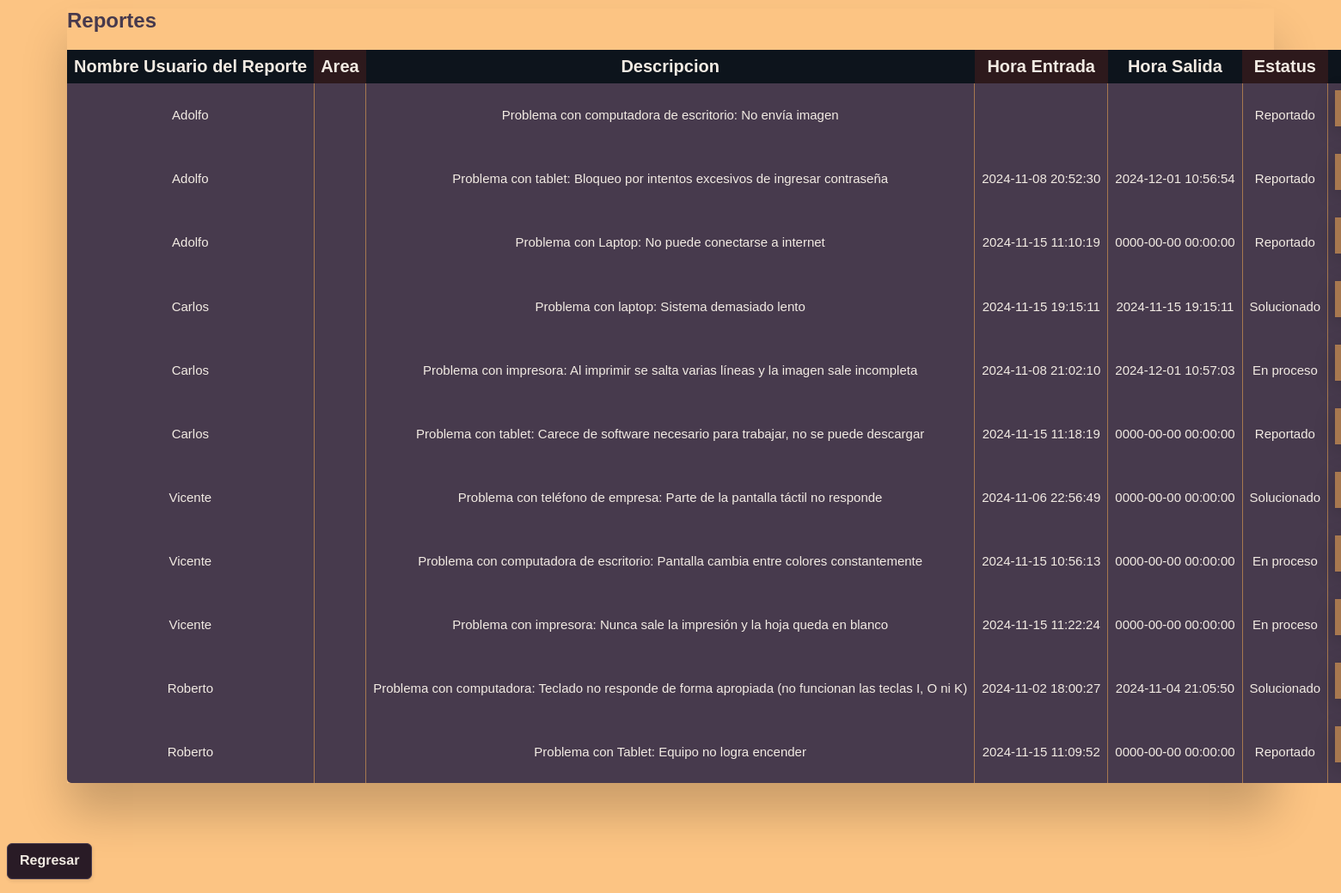
/tablareporteMantenimientoOLD.php (signed in), run on the app's committed database.
### tables this page shows
CREATE TABLE `usuarioproblema` (
  `IdUsuario` int(11) NOT NULL,
  `IdProblema` int(11) NOT NULL
);

CREATE TABLE `usuario` (
  `ID` int(11) NOT NULL,
  `Nombre` varchar(40) NOT NULL,
  `Contraseña` varchar(14) NOT NULL,
  `Area` varchar(15) NOT NULL
);

CREATE TABLE `problema` (
  `ID` int(11) NOT NULL,
  `Descripción` varchar(255) NOT NULL,
  `Estatus` varchar(20) NOT NULL
);

CREATE TABLE `ticket` (
  `ID` int(11) NOT NULL,
  `HoraEntrada` datetime NOT NULL,
  `HoraSalida` datetime NOT NULL
);

### tablareporteMantenimientoOLD.php (the view, shortened to what this page needs)
<?php
require_once("conn.php");
$queryCP = $conn -> prepare("SELECT * FROM usuarioproblema");
if($queryCP->execute())
{
   echo '
   <link rel="stylesheet" href="css/Guti.css">
<div class="table-wrapper" role="region" tabindex="0">
<table class="fl-table">
    <h2>Reportes</h2>
    <thead>
        <tr>
            <th>Nombre Usuario del Reporte</th>
            <th>Area</th>
            <th>Descripcion</th>
            <th>Hora Entrada</th>
            <th>Hora Salida</th>
            <th>Estatus</th>
            <th>Cambiar estatus</th>
            <th>Agendar cita</th>
        </tr>
        </thead>';
   $resultCP = $queryCP->get_result();
   while($rowCP = $resultCP->fetch_assoc())
   {
      $idUsuarioProblemaActual = $rowCP['IdUsuario'];
      $idProblemaActual = $rowCP['IdProblema'];
      $areaProblemaActual = $rowCP['AreaProblema'];
      $queryCDE = $conn -> prepare("SELECT * FROM problema WHERE ID = ?");
      $queryCDE->bind_param("i",$idProblemaActual);
      $queryCDE->execute();
      $resultCDE = $queryCDE->get_result();
      $rowCDE = $resultCDE->fetch_assoc();
      $estadoProblemaActual = $rowCDE['Estatus'];
      $descProblemaActual = $rowCDE['Descripción'];
      $queryCH = $conn -> prepare("SELECT * FROM ticket WHERE ID = ?");
      $queryCH->bind_param("i",$idProblemaActual);
      $queryCH->execute();
      $resultCH = $queryCH->get_result();
      $rowCH = $resultCH->fetch_assoc();
      $horaenTicketActual = $rowCH['HoraEntrada'];
      $horasaTicketActual = $rowCH['HoraSalida'];
    $queryCN = $conn -> prepare("SELECT Nombre FROM usuario WHERE ID = ?");
    $queryCN->bind_param("i",$idUsuarioProblemaActual);
    $queryCN->execute();
    $resultCN = $queryCN->get_result();
    $rowCN = $resultCN->fetch_assoc();
    $nombreUsuarioProblemaActual = $rowCN['Nombre'];
      echo '
            <tbody>
            <tr>
            <td>'.htmlspecialchars($nombreUsuarioProblemaActual).'</td>
            <td>'.htmlspecialchars($areaProblemaActual).'</td>
            <td>'.htmlspecialchars($descProblemaActual).'</td>
            <td>'.htmlspecialchars($horaenTicketActual).'</td>
            <td>'.htmlspecialchars($horasaTicketActual).'</td>
            <td>'.htmlspecialchars($estadoProblemaActual).'</td>
            <td>
            <form method="post" action="cambiarestatus.php">
            <input name="id" value="'.htmlspecialchars($idProblemaActual).'" style="display:none;"></input>
            <select class="Select1" name="estatus" value="Reportado" selected required>
            <option value="Reportado">Reportado</option>
            <option value="En proceso de solucion">En Proceso</option>
            <option value="Solucionado">Resuelto</option>
            </select>
            <button class="boton1">Cambiar estado</button>
            </form>
            </td>
            <td>
            <form method="post" action="registrarCita.php">
            <input name="idProblema" value="'.htmlspecialchars($idProblemaActual).'" style="display:none;"></input>
            <input name="idUsuario" value="'.htmlspecialchars($idUsuarioProblemaActual).'" style="display:none;"></input>
            <input name="idMantenimiento" value="'.htmlspecialchars($_SESSION['idMantenimiento']).'" style="display:none;"></input>
            <input type="date" id="start" name="fecha" min="'.htmlspecialchars(date("y-m-d")).'" max="2999-12-31" required />
            <button class="boton1">Agendar cita</button>
            </form>
            </td>
               </tr>
               </tbody>';
   }
echo<<<HTML
  <tbody></tbody>
</table>
<div style="margin-top:8px"></div>
</div>
<form action="indexMAN.html">
<button class="boton1">Regresar</button>
</form>
HTML;
}
else{
   echo'no hay! yupi!!!!!!!!!!!!!!!!!!!!!!';
}
?>

### css/Guti.css (style rules this page uses)
* { box-sizing: border-box; -webkit-box-sizing: border-box; -moz-box-sizing: border-box; }
.table-wrapper { margin: 10px 70px 70px; box-shadow: 0px 35px 50px rgba( 0, 0, 0, 0.2 ); }
.table-wrapper h2 { color: #473A4D; }
.fl-table { border-radius: 5px; font-size: 12px; font-weight: normal; border: none; border-collapse: collapse; width: 100%; max-width: 100%; white-space: nowrap; background-color: #473A4D; }
.fl-table td, .fl-table th { text-align: center; padding: 8px; color: #F2EBE3; font-size: 20px; }
.fl-table td { border-right: 1px solid #A7784F; font-size: 15px; }
.fl-table thead th { color: #F2EBE3; background: #2D191C; }
.fl-table thead th:nth-child(odd) { color: #F2EBE3; background: #0D141C; }
.boton1 { background: #291B26; border: 1px solid #473A4D; border-radius: 6px; box-shadow: rgba(0, 0, 0, 0.1) 1px 2px 4px; box-sizing: border-box; color: #F2EBE3; cursor: pointer; display: inline-block; font-size: 16px; font-weight: 800; line-height: 16px; min-height: 40px; outline: 0; padding: 12px 14px; text-align: center; text-rendering: geometricprecision; text-transform: none; user-select: none; -webkit-user-select: none; touch-action: manipulation; vertical-align: middle; }
.Select1 { display: inline-block; background-color: #A7784F; color: white; padding: 12px; width: 150px; border: none; font-size: 14px; box-shadow: 0 5px 25px rgba(0, 0, 0, 0.2); outline: none; }
.Select1::before { content: "\f13a"; font-family: FontAwesome; position: absolute; top: 0; right: 0; width: 20%; height: 100%; text-align: center; font-size: 28px; line-height: 45px; color: rgba(255, 255, 255, 0.5); background-color: rgba(255, 255, 255, 0.1); pointer-events: none; }

### data on the page
usuarioproblema: IdUsuario.Nombre "Adolfo", IdProblema.Descripción "Problema con computadora de escritorio: No envía imagen", IdProblema.Estatus "Reportado"
usuarioproblema: IdUsuario.Nombre "Adolfo", IdProblema.Descripción "Problema con tablet: Bloqueo por intentos excesivos de ingresar contraseña", ticket.HoraEntrada "2024-11-08 20:52:30", ticket.HoraSalida "2024-12-01 10:56:54", IdProblema.Estatus "Reportado"
usuarioproblema: IdUsuario.Nombre "Adolfo", IdProblema.Descripción "Problema con Laptop: No puede conectarse a internet", ticket.HoraEntrada "2024-11-15 11:10:19", ticket.HoraSalida "0000-00-00 00:00:00", IdProblema.Estatus "Reportado"
usuarioproblema: IdUsuario.Nombre "Carlos", IdProblema.Descripción "Problema con laptop: Sistema demasiado lento", ticket.HoraEntrada "2024-11-15 19:15:11", ticket.HoraSalida "2024-11-15 19:15:11", IdProblema.Estatus "Solucionado"
usuarioproblema: IdUsuario.Nombre "Carlos", IdProblema.Descripción "Problema con impresora: Al imprimir se salta varias líneas y la imagen sale incompleta", ticket.HoraEntrada "2024-11-08 21:02:10", ticket.HoraSalida "2024-12-01 10:57:03", IdProblema.Estatus "En proceso"
usuarioproblema: IdUsuario.Nombre "Carlos", IdProblema.Descripción "Problema con tablet: Carece de software necesario para trabajar, no se puede descargar", ticket.HoraEntrada "2024-11-15 11:18:19", ticket.HoraSalida "0000-00-00 00:00:00", IdProblema.Estatus "Reportado"
usuarioproblema: IdUsuario.Nombre "Vicente", IdProblema.Descripción "Problema con teléfono de empresa: Parte de la pantalla táctil no responde", ticket.HoraEntrada "2024-11-06 22:56:49", ticket.HoraSalida "0000-00-00 00:00:00", IdProblema.Estatus "Solucionado"
usuarioproblema: IdUsuario.Nombre "Vicente", IdProblema.Descripción "Problema con computadora de escritorio: Pantalla cambia entre colores constantemente", ticket.HoraEntrada "2024-11-15 10:56:13", ticket.HoraSalida "0000-00-00 00:00:00", IdProblema.Estatus "En proceso"
usuarioproblema: IdUsuario.Nombre "Vicente", IdProblema.Descripción "Problema con impresora: Nunca sale la impresión y la hoja queda en blanco", ticket.HoraEntrada "2024-11-15 11:22:24", ticket.HoraSalida "0000-00-00 00:00:00", IdProblema.Estatus "En proceso"
usuarioproblema: IdUsuario.Nombre "Roberto", IdProblema.Descripción "Problema con computadora: Teclado no responde de forma apropiada (no funcionan las teclas I, O ni K)", ticket.HoraEntrada "2024-11-02 18:00:27", ticket.HoraSalida "2024-11-04 21:05:50", IdProblema.Estatus "Solucionado"
usuarioproblema: IdUsuario.Nombre "Roberto", IdProblema.Descripción "Problema con Tablet: Equipo no logra encender", ticket.HoraEntrada "2024-11-15 11:09:52", ticket.HoraSalida "0000-00-00 00:00:00", IdProblema.Estatus "Reportado"
